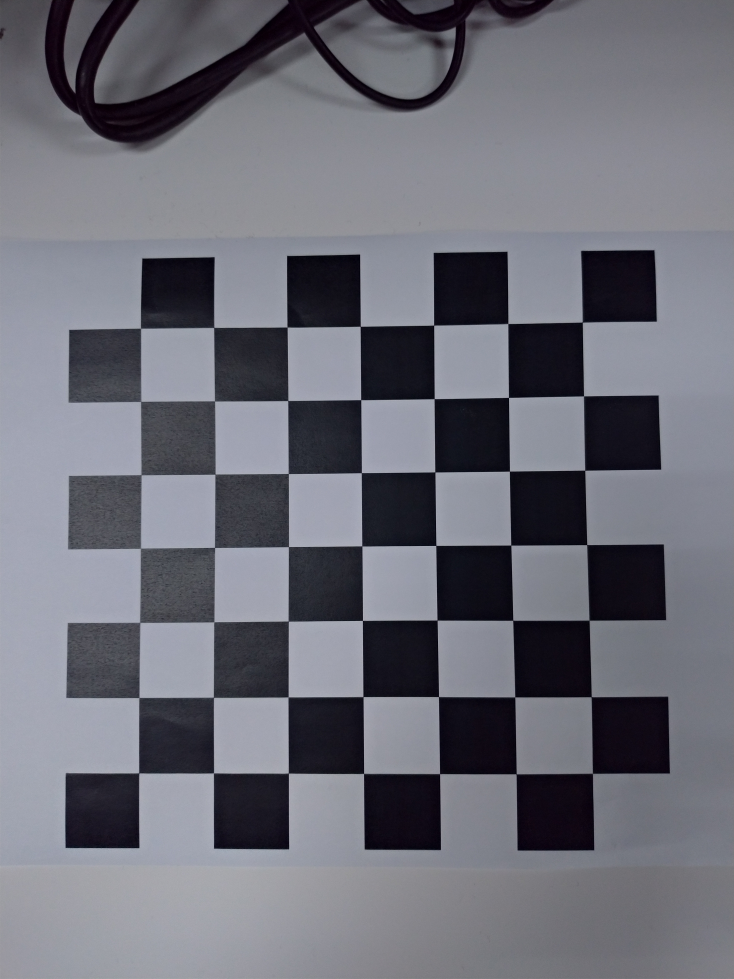
#> input picture HW1/data/0000.jpg, 2936 x 3916 px (shown at 1/4 size); its folder holds 4 pictures in this run
$ python camera_calibration.py
#> lines starting #> are read from the running program, lines starting #| are printed output that depends on the picture
### HW1/camera_calibration_show_extrinsics.py
from mpl_toolkits.mplot3d import Axes3D
import matplotlib.pyplot as plt
import numpy as np
from matplotlib import cm
from numpy import linspace
import argparse
import cv2 as cv

def inverse_homogeneoux_matrix(M):
    R = M[0:3, 0:3]
    T = M[0:3, 3]
    M_inv = np.identity(4)
    M_inv[0:3, 0:3] = R.T
    M_inv[0:3, 3] = -(R.T).dot(T)

    return M_inv

def transform_to_matplotlib_frame(cMo, X, inverse=False):
    M = np.identity(4)
    M[1,1] = 0
    M[1,2] = 1
    M[2,1] = -1
    M[2,2] = 0

    if inverse:
        return M.dot(inverse_homogeneoux_matrix(cMo).dot(X))
    else:
        return M.dot(cMo.dot(X))

def create_camera_model(camera_matrix, width, height, scale_focal, draw_frame_axis=False):
    fx = camera_matrix[0,0]
    fy = camera_matrix[1,1]
    focal = 2 / (fx + fy)
    f_scale = scale_focal * focal

    # draw image plane
    X_img_plane = np.ones((4,5))
    X_img_plane[0:3,0] = [-width, height, f_scale]
    X_img_plane[0:3,1] = [width, height, f_scale]
    X_img_plane[0:3,2] = [width, -height, f_scale]
    X_img_plane[0:3,3] = [-width, -height, f_scale]
    X_img_plane[0:3,4] = [-width, height, f_scale]

    # draw triangle above the image plane
    X_triangle = np.ones((4,3))
    X_triangle[0:3,0] = [-width, -height, f_scale]
    X_triangle[0:3,1] = [0, -2*height, f_scale]
    X_triangle[0:3,2] = [width, -height, f_scale]

    # draw camera
    X_center1 = np.ones((4,2))
    X_center1[0:3,0] = [0, 0, 0]
    X_center1[0:3,1] = [-width, height, f_scale]

    X_center2 = np.ones((4,2))
    X_center2[0:3,0] = [0, 0, 0]
    X_center2[0:3,1] = [width, height, f_scale]

    X_center3 = np.ones((4,2))
    X_center3[0:3,0] = [0, 0, 0]
    X_center3[0:3,1] = [width, -height, f_scale]

    X_center4 = np.ones((4,2))
    X_center4[0:3,0] = [0, 0, 0]
    X_center4[0:3,1] = [-width, -height, f_scale]

    # draw camera frame axis
    X_frame1 = np.ones((4,2))
    X_frame1[0:3,0] = [0, 0, 0]
    X_frame1[0:3,1] = [f_scale/2, 0, 0]

    X_frame2 = np.ones((4,2))
    X_frame2[0:3,0] = [0, 0, 0]
    X_frame2[0:3,1] = [0, f_scale/2, 0]

    X_frame3 = np.ones((4,2))
    X_frame3[0:3,0] = [0, 0, 0]
    X_frame3[0:3,1] = [0, 0, f_scale/2]

    if draw_frame_axis:
        return [X_img_plane, X_triangle, X_center1, X_center2, X_center3, X_center4, X_frame1, X_frame2, X_frame3]
    else:
        return [X_img_plane, X_triangle, X_center1, X_center2, X_center3, X_center4]

def create_board_model(extrinsics, board_width, board_height, square_size, draw_frame_axis=False):
    width = board_width*square_size
    height = board_height*square_size

    # draw calibration board
    X_board = np.ones((4,5))
    #X_board_cam = np.ones((extrinsics.shape[0],4,5))
    X_board[0:3,0] = [0,0,0]
    X_board[0:3,1] = [width,0,0]
    X_board[0:3,2] = [width,height,0]
    X_board[0:3,3] = [0,height,0]
    X_board[0:3,4] = [0,0,0]

    # draw board frame axis
    X_frame1 = np.ones((4,2))
    X_frame1[0:3,0] = [0, 0, 0]
    X_frame1[0:3,1] = [height/2, 0, 0]

    X_frame2 = np.ones((4,2))
    X_frame2[0:3,0] = [0, 0, 0]
    X_frame2[0:3,1] = [0, height/2, 0]

    X_frame3 = np.ones((4,2))
    X_frame3[0:3,0] = [0, 0, 0]
    X_frame3[0:3,1] = [0, 0, height/2]

    if draw_frame_axis:
        return [X_board, X_frame1, X_frame2, X_frame3]
    else:
        return [X_board]

def draw_camera_boards(ax, camera_matrix, cam_width, cam_height, scale_focal,
                       extrinsics, board_width, board_height, square_size,
                       patternCentric):
    min_values = np.zeros((3,1))
    min_values = np.inf
    max_values = np.zeros((3,1))
    max_values = -np.inf

    if patternCentric:
        X_moving = create_camera_model(camera_matrix, cam_width, cam_height, scale_focal)
        X_static = create_board_model(extrinsics, board_width, board_height, square_size)
    else:
        X_static = create_camera_model(camera_matrix, cam_width, cam_height, scale_focal, True)
        X_moving = create_board_model(extrinsics, board_width, board_height, square_size)

    cm_subsection = linspace(0.0, 1.0, extrinsics.shape[0])
    colors = [ cm.jet(x) for x in cm_subsection ]

    for i in range(len(X_static)):
        X = np.zeros(X_static[i].shape)
        for j in range(X_static[i].shape[1]):
            X[:,j] = transform_to_matplotlib_frame(np.eye(4), X_static[i][:,j])
        ax.plot3D(X[0,:], X[1,:], X[2,:], color='r')
        min_values = np.minimum(min_values, X[0:3,:].min(1))
        max_values = np.maximum(max_values, X[0:3,:].max(1))

    for idx in range(extrinsics.shape[0]):
        cMo = np.eye(4,4)
        if extrinsics.shape[1] == 6:
            R, _ = cv.Rodrigues(extrinsics[idx,0:3])
            T = extrinsics[idx,3:6]
        elif extrinsics.shape[1] == 3 and extrinsics.shape[2] == 4:
            R = extrinsics[idx,0:3,0:3]
            T = extrinsics[idx,0:3,3]
        else:
            print('Error extrinsic matrix size!')

        cMo[0:3,3] = T
        cMo[0:3,0:3] = R
        for i in range(len(X_moving)):
            X = np.zeros(X_moving[i].shape)
            for j in range(X_moving[i].shape[1]):
                X[0:4,j] = transform_to_matplotlib_frame(cMo, X_moving[i][0:4,j], patternCentric)
            ax.plot3D(X[0,:], X[1,:], X[2,:], color=colors[idx])
            min_values = np.minimum(min_values, X[0:3,:].min(1))
            max_values = np.maximum(max_values, X[0:3,:].max(1))

    return min_values, max_values

### HW1/camera_calibration.py
import numpy as np
import os
import cv2
import glob
import matplotlib.pyplot as plt
import camera_calibration_show_extrinsics as show
from PIL import Image


#######################################################################################################
#                                Homework 1 Camera Calibration                                        #
#               You need to implement camera calibration(02-camera p.76-80) here.                     #
#   DO NOT use the function directly, you need to write your own calibration function from scratch.   #
#                                          H I N T                                                    #
#                        1.Use the points in each images to find Hi                                   #
#                        2.Use Hi to find out the intrinsic matrix K                                  #
#                        3.Find out the extrensics matrix of each images.                             #
#######################################################################################################

# ---------------------------------------------------------------------------
# Helper: compute Homography H for one image via DLT (Direct Linear Transform)
# ---------------------------------------------------------------------------
def compute_homography(obj_pts, img_pts):
    """
    Compute 3x3 homography H such that  λ[u,v,1]^T = H [X,Y,1]^T
    using the Direct Linear Transform (DLT) and SVD.

    obj_pts : (N,3) float  – 3-D world points (Z=0 plane)
    img_pts : (N,1,2) float – detected 2-D corner pixels
    """
    N = len(obj_pts)
    A = []
    for i in range(N):
        X, Y = float(obj_pts[i][0]), float(obj_pts[i][1])
        u, v = float(img_pts[i][0][0]), float(img_pts[i][0][1])
        # Each correspondence gives two rows in the DLT matrix
        A.append([-X, -Y, -1,  0,  0,  0, u*X, u*Y, u])
        A.append([ 0,  0,  0, -X, -Y, -1, v*X, v*Y, v])
    A = np.array(A, dtype=np.float64)

    # Solve Ah = 0  →  h = last right-singular vector (column of V)
    _, _, Vt = np.linalg.svd(A)
    h = Vt[-1]                       # shape (9,)
    H = h.reshape(3, 3)
    return H / H[2, 2]               # normalise so H[2,2] == 1


# ---------------------------------------------------------------------------
# Helper: v_ij vector used to build the B-matrix linear system
# ---------------------------------------------------------------------------
def vij(H, i, j):
    """
    Return the 6-D vector v_ij such that  h_i^T B h_j = v_ij^T b
    where b = [B11, B12, B22, B13, B23, B33].
    Indices i, j are 0-based column indices of H.
    """
    hi = H[:, i]   # 3-D column vector
    hj = H[:, j]
    return np.array([
        hi[0]*hj[0],
        hi[0]*hj[1] + hi[1]*hj[0],
        hi[1]*hj[1],
        hi[2]*hj[0] + hi[0]*hj[2],
        hi[2]*hj[1] + hi[1]*hj[2],
        hi[2]*hj[2],
    ], dtype=np.float64)


# ---------------------------------------------------------------------------
# Step 1+2: Compute intrinsic matrix K from a list of homographies
# ---------------------------------------------------------------------------
def compute_intrinsics(homographies):
    """
    Given N homographies, build the (2N x 6) matrix V and solve V b = 0
    for the symmetric matrix B = K^{-T} K^{-1}.
    Then recover K via Zhang's closed-form formulae (Appendix B).

    Returns K : (3,3) upper-triangular intrinsic matrix.
    """
    if len(homographies) < 3:
        raise ValueError(
            f'Need at least 3 images with detected corners, got {len(homographies)}. '
            'Check that corner_x/corner_y match your actual chessboard inner corners.'
        )
    V = []
    for H in homographies:
        # Constraint 1: h1^T B h2 = 0
        V.append(vij(H, 0, 1))
        # Constraint 2: h1^T B h1 = h2^T B h2  →  (v11 - v22)^T b = 0
        V.append(vij(H, 0, 0) - vij(H, 1, 1))
    V = np.array(V, dtype=np.float64)   # (2N, 6)

    # Solve V b = 0  →  b = last right-singular vector
    _, _, Vt = np.linalg.svd(V)
    b = Vt[-1]   # [B11, B12, B22, B13, B23, B33]

    B11, B12, B22, B13, B23, B33 = b

    # Ensure B is positive-definite (flip sign if needed)
    if B11 < 0:
        B11, B12, B22, B13, B23, B33 = -b

    # Closed-form recovery of K (Zhang 2000, Appendix B)
    denom = B11 * B22 - B12 ** 2

    v0    = (B12 * B13 - B11 * B23) / denom
    lam   = B33 - (B13 ** 2 + v0 * (B12 * B13 - B11 * B23)) / B11
    alpha = np.sqrt(abs(lam / B11))
    beta  = np.sqrt(abs(lam * B11 / denom))
    gamma = -B12 * alpha ** 2 * beta / lam
    u0    = gamma * v0 / beta - B13 * alpha ** 2 / lam

    K = np.array([
        [alpha, gamma, u0],
        [0.0,   beta,  v0],
        [0.0,   0.0,   1.0],
    ], dtype=np.float64)
    return K


# ---------------------------------------------------------------------------
# Step 3: Compute extrinsic matrices [R | t] for each image
# ---------------------------------------------------------------------------
def compute_extrinsics(K, homographies):
    """
    For each homography H = K [r1, r2, t], recover:
        r1 = λ K^{-1} h1
        r2 = λ K^{-1} h2
        r3 = r1 × r2
        t  = λ K^{-1} h3
    Then project R onto SO(3) via SVD to enforce orthogonality.

    Returns extrinsics : (N, 3, 4) array
    """
    K_inv = np.linalg.inv(K)
    extrinsics = []

    for H in homographies:
        h1, h2, h3 = H[:, 0], H[:, 1], H[:, 2]

        # Scale factor λ (average of two estimates for robustness)
        lam = 0.5 * (1.0 / np.linalg.norm(K_inv @ h1) +
                     1.0 / np.linalg.norm(K_inv @ h2))

        r1 =  lam * (K_inv @ h1)
        r2 =  lam * (K_inv @ h2)
        r3 =  np.cross(r1, r2)
        t  =  lam * (K_inv @ h3)

        # Project onto the nearest rotation matrix via SVD
        R_approx = np.stack([r1, r2, r3], axis=1)  # (3,3)
        U, _, Vt  = np.linalg.svd(R_approx)
        R = U @ Vt                                   # guaranteed det = +1

        ext = np.hstack([R, t.reshape(3, 1)])        # (3, 4)
        extrinsics.append(ext)

    return np.array(extrinsics)   # (N, 3, 4)


# ---------------------------------------------------------------------------
# Validation: compare our extrinsics against cv2.calibrateCamera ground truth
# ---------------------------------------------------------------------------
def validate_extrinsics(extrinsics, objpoints, imgpoints, img_size):
    """
    Compare our hand-rolled extrinsics against cv2.calibrateCamera.
    Prints per-image and average rotation (degrees) / translation (meters) errors.

    extrinsics : (N, 3, 4) array from compute_extrinsics
    objpoints  : list of (M, 3) world points per image
    imgpoints  : list of (M, 1, 2) detected corners per image
    img_size   : (width, height) tuple passed to cv2.calibrateCamera
    """
    _, _, _, rvecs, tvecs = cv2.calibrateCamera(objpoints, imgpoints, img_size, None, None)
    cv2_ext = np.concatenate((np.array(rvecs), np.array(tvecs)), axis=1).reshape(-1, 6)

    errors = []
    for i in range(extrinsics.shape[0]):
        R1 = extrinsics[i, 0:3, 0:3]
        T1 = extrinsics[i, 0:3, 3]
        R2, _ = cv2.Rodrigues(cv2_ext[i, 0:3])
        T2 = cv2_ext[i, 3:6]

        rot_diff = R1.T @ R2
        angle_diff = np.arccos(np.clip((np.trace(rot_diff) - 1) / 2, -1.0, 1.0))
        translation_diff = np.linalg.norm(T1 - T2)
        errors.append((angle_diff, translation_diff))

    print('Extrinsics validation vs cv2.calibrateCamera:')
    for idx, (angle_diff, translation_diff) in enumerate(errors):
        print(f'    Image {idx}: Angle Error = {np.degrees(angle_diff):.4f} deg, '
              f'Translation Error = {translation_diff:.6f} m')
    print(f'  Average: Angle = {np.degrees(np.mean([e[0] for e in errors])):.4f} deg, '
          f'Translation = {np.mean([e[1] for e in errors]):.6f} m')


# ---------------------------------------------------------------------------
# Config — change DATA_DIR to switch between datasets
# ---------------------------------------------------------------------------
DATA_DIR = 'data'          # built-in images
# DATA_DIR = 'my_data' # your own smartphone photos

# ---------------------------------------------------------------------------
# Main: data loading + calibration + visualization
# ---------------------------------------------------------------------------
if __name__ == '__main__':
    # prepare object points, like (0,0,0), (1,0,0), (2,0,0) ....,(6,5,0)
    # (8,6) is for the given testing images.
    # If you use the another data (e.g. pictures you take by your smartphone),
    # you need to set the corresponding numbers.
    # (7,7) for built-in data; (10,7) for my_data smartphone photos
    corner_x = 7 if DATA_DIR == 'data' else 10
    corner_y = 7
    objp = np.zeros((corner_x*corner_y,3), np.float32)
    objp[:,:2] = np.mgrid[0:corner_x, 0:corner_y].T.reshape(-1,2)

    # Arrays to store object points and image points from all the images.
    objpoints = [] # 3d points in real world space
    imgpoints = [] # 2d points in image plane.

    # Make a list of calibration images
    images = glob.glob(f'{DATA_DIR}/*.jpg')

    # Step through the list and search for chessboard corners
    print('Start finding chessboard corners...')
    for idx, fname in enumerate(images):
        img = cv2.imread(fname)
#> img is the input picture: shape (3916, 2936, 3); mean B, G, R 119, 109.5, 108.7
        gray = cv2.cvtColor(img, cv2.COLOR_BGR2GRAY)
        plt.imshow(gray)

        #Find the chessboard corners
        print('find the chessboard corners of',fname)
        flags = cv2.CALIB_CB_ADAPTIVE_THRESH + cv2.CALIB_CB_NORMALIZE_IMAGE
        ret, corners = cv2.findChessboardCorners(gray, (corner_x,corner_y), flags)
#> ret = True; corners = 49 rows, first 8: [2329.3, 1288.7], [2334.3, 1585.9], [2339.3, 1881.6], [2347.6, 2180.1], [2357, 2482.5], [2366.3, 2787.1], [2369.5, 3095.4], [2032, 1296.7]

        # If found, add object points, image points
        if ret == True:
            objpoints.append(objp)
            imgpoints.append(corners)

            # Draw and display the corners
            cv2.drawChessboardCorners(img, (corner_x,corner_y), corners, ret)
            plt.imshow(img)

    print('Camera calibration...')

    # Step 1 – compute one homography per image
    homographies = [
        compute_homography(obj_pts, img_pts)
        for obj_pts, img_pts in zip(objpoints, imgpoints)
    ]
#> in compute_homography, `N = len(obj_pts)`: N = 49

    # Step 2 – recover intrinsic matrix K
    mtx = compute_intrinsics(homographies)
    print('Intrinsic matrix K:')
    print(mtx)

    # Step 3 – recover extrinsic matrices [R|t] for every image  (shape: N x 3 x 4)
    extrinsics = compute_extrinsics(mtx, homographies)
    print('Extrinsic matrices shape:', extrinsics.shape)
#| Extrinsic matrices shape: (4, 3, 4)

    # show the camera extrinsics
    print('Show the camera extrinsics')
    # plot setting
    # You can modify it for better visualization
    fig = plt.figure(figsize=(10, 10))
    ax = fig.add_subplot(111, projection='3d')
    # camera setting
    camera_matrix = mtx
    cam_width = 0.064/0.1
    cam_height = 0.032/0.1
    scale_focal = 1600
    # chess board setting
    board_width = 8
    board_height = 6
    square_size = 1
    # display
    # True -> fix board, moving cameras
    # False -> fix camera, moving boards
    min_values, max_values = show.draw_camera_boards(ax, camera_matrix, cam_width, cam_height,
                                                    scale_focal, extrinsics, board_width,
                                                    board_height, square_size, True)

    X_min = min_values[0]
    X_max = max_values[0]
    Y_min = min_values[1]
    Y_max = max_values[1]
    Z_min = min_values[2]
    Z_max = max_values[2]
    max_range = np.array([X_max-X_min, Y_max-Y_min, Z_max-Z_min]).max() / 2.0

    mid_x = (X_max+X_min) * 0.5
    mid_y = (Y_max+Y_min) * 0.5
    mid_z = (Z_max+Z_min) * 0.5
    ax.set_xlim(mid_x - max_range, mid_x + max_range)
    ax.set_ylim(mid_y - max_range, 0)
    ax.set_zlim(mid_z - max_range, mid_z + max_range)

    ax.set_xlabel('x')
    ax.set_ylabel('z')
    ax.set_zlabel('-y')
    ax.set_title('Extrinsic Parameters Visualization')
    # plt.show()

    os.makedirs("output", exist_ok=True)
    plt.savefig(f"output/result_{DATA_DIR}.jpg")
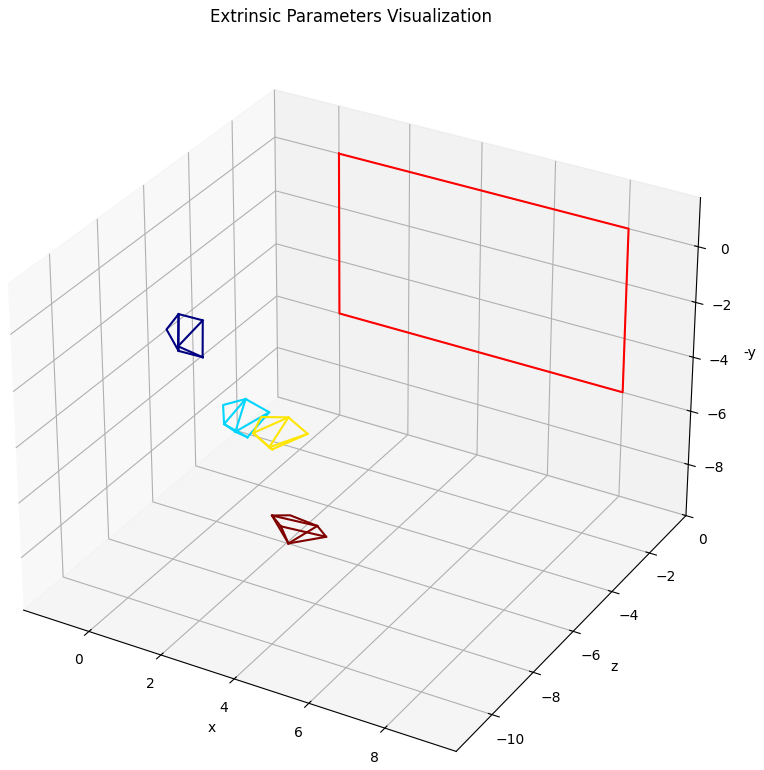
#> figure drawn by matplotlib, 1 panel

    # Validate our extrinsics against cv2.calibrateCamera
    img_size = (img.shape[1], img.shape[0])   # (width, height) from last loaded image
    validate_extrinsics(extrinsics, objpoints, imgpoints, img_size)

    #animation for rotating plot
    """
    for angle in range(0, 360):
        ax.view_init(30, angle)
        plt.draw()
        plt.pause(.001)
    """
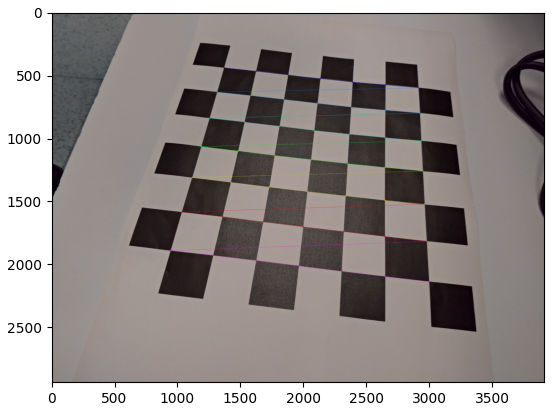
#> figure drawn by matplotlib, 1 panel; B, G, R data is drawn as R, G, B
